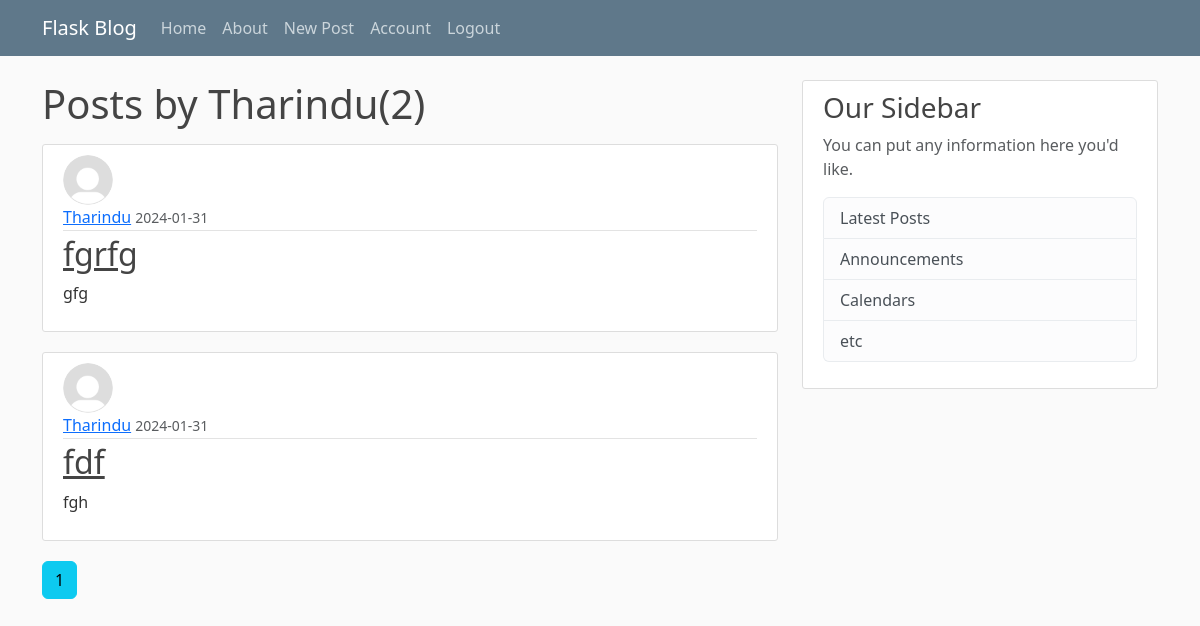
Page /user/Tharindu (signed in) on the committed database.
### flaskblog/models.py (models this page shows, shortened)
class User(db.Model,UserMixin):
    id=db.Column(db.Integer,primary_key=True)
    username=db.Column(db.String(20),unique=True,nullable=False)
    email=db.Column(db.String(120),unique=True,nullable=False)
    image_file=db.Column(db.String(20),nullable=False,default='default.jpg')
    password=db.Column(db.String(60),nullable=False)
    posts=db.relationship('Post',backref='author',lazy=True)

class Post(db.Model):
    id=db.Column(db.Integer,primary_key=True)
    title=db.Column(db.String(100),nullable=False)
    date_posted=db.Column(db.DateTime,nullable=False,default=datetime.utcnow())
    content=db.Column(db.Text,nullable=False)
    user_id=db.Column(db.Integer,db.ForeignKey('user.id'),nullable=False)

### flaskblog/routes.py (the view)
@app.route('/user/<string:username>')
def user_posts(username):
    page=request.args.get('page',1,type=int)
    user=User.query.filter_by(username=username).first_or_404()
    posts=Post.query.filter_by(author=user).order_by(Post.date_posted.desc()).paginate(page=page,per_page=5)
    return render_template('user_posts.html',posts=posts,user=user)

### flaskblog/models.py (called while the page is built)
@login_manager.user_loader
def load_user(user_id):
    return User.query.get(int(user_id))

### flaskblog/templates/user_posts.html
{%extends "layout.html"%}
{% block content %}
<h1 class="mb-3">Posts by {{user.username}}({{posts.total}})</h1>
  {% for post in posts%}
  <article class="media content-section">
    <img class="rounded-circle article-img" src="{{url_for('static',filename='profile_pics/'+post.author.image_file)}}"
      alt="">
    <div class="media-body">
      <div class="article-metadata">
        <a class="mr-2" href="{{url_for('user_posts',username=post.author.username)}}">{{ post.author.username }}</a>
        <small class="text-muted">{{ post.date_posted.strftime('%Y-%m-%d') }}</small>
      </div>
      <h2><a class="article-title" href="{{url_for('post',post_id=post.id)}}">{{ post.title }}</a></h2>
      <p class="article-content">{{ post.content }}</p>
    </div>
  </article>
  {%endfor%}
  {% for page_num in posts.iter_pages(left_edge=1, right_edge=1,left_current=1,right_current=2)%}
  {%if page_num%}
  {%if posts.page==page_num%}
  <a class="btn btn-info mb-4" href="{{url_for('user_posts',username=user.username,page=page_num)}}">{{page_num}}</a>
  {%else%}
  <a class="btn btn-outline-info mb-4" href="{{url_for('user_posts',username=user.username,page=page_num)}}">{{page_num}}</a>
  {%endif%}
  {%else%}
  ...
  {%endif%}
  {%endfor%}
{% endblock content%}

### flaskblog/static/main.css (style rules this page uses)
body { background: #fafafa; color: #333333; margin-top: 5rem; }
h1, h2, h3, h4, h5, h6 { color: #444444; }
.content-section { background: #ffffff; padding: 10px 20px; border: 1px solid #dddddd; border-radius: 3px; margin-bottom: 20px; }
.article-title { color: #444444; }
.article-content { white-space: pre-line; }
img { height: 50px; width: 50px; margin-right: 16px; }
.article-metadata { padding-bottom: 1px; margin-bottom: 4px; border-bottom: 1px solid #e3e3e3 }

### rows in the picture
User: username "Tharindu"
Post: image_file (placeholder picture), author.username "Tharindu", date_posted "2024-01-31", title "fgrfg", content "gfg"
Post: image_file (placeholder picture), author.username "Tharindu", date_posted "2024-01-31", title "fdf", content "fgh"

### other values in the picture
{{ posts.total }} "2"
{{ page_num }} "1"
